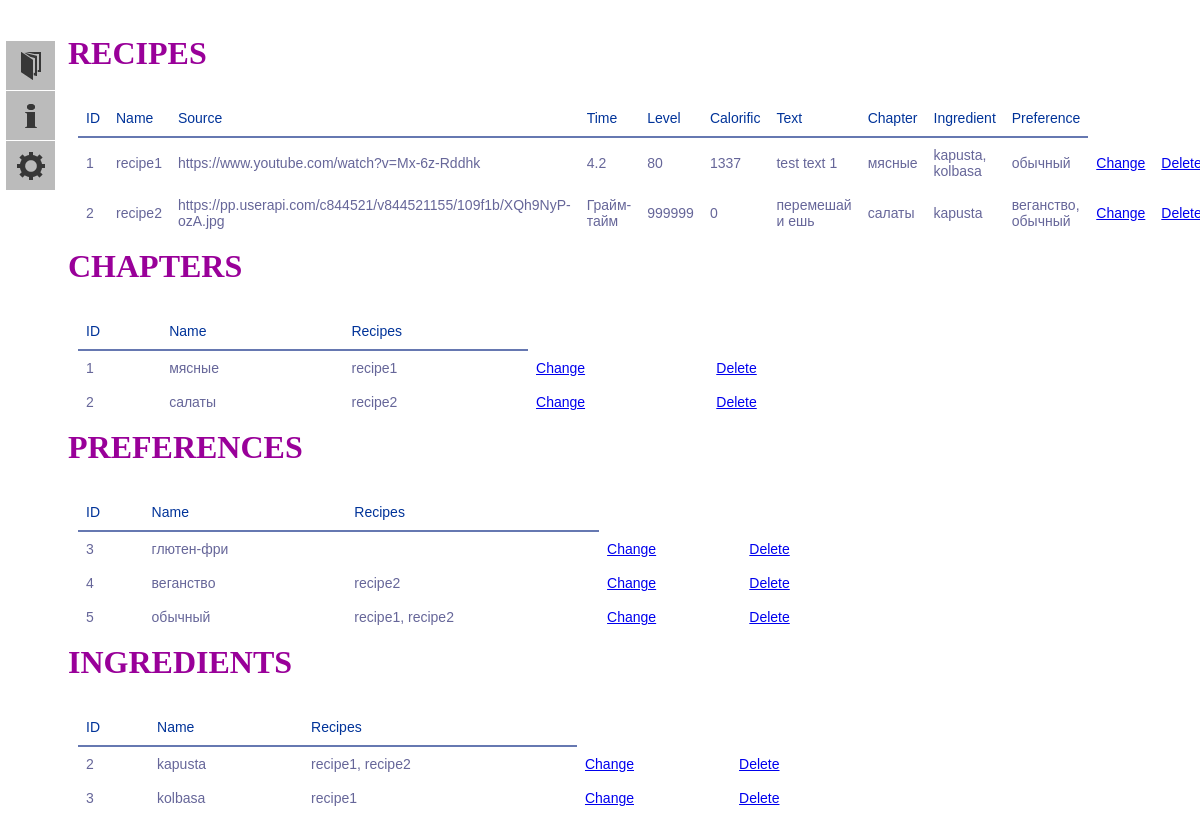
The page / on the database its author committed.
### models.py (models this page shows, shortened)
class Recipe(db.Model):
    id = db.Column(db.Integer, primary_key=True)
    name = db.Column(db.TEXT(512), index=True)
    source = db.Column(db.TEXT(512))
    time = db.Column(db.String(32))
    level = db.Column(db.INT)
    calorific = db.Column(db.INT)
    text = db.Column(db.TEXT(8192))
    chapter_id = db.Column(db.Integer, db.ForeignKey("chapter.id", ondelete='CASCADE'), index=True)
    rec_ingr = db.relationship("RecipeIngredient", back_populates='recipes', cascade='all')
    rec_pref = db.relationship("RecipePreference", back_populates='recipes', cascade='all')
    def get_item(self, index):
        return {
            0: str(self.id),
            1: str(self.name),
            2: str(self.source),
            3: str(self.time),
            4: str(self.level),
            5: str(self.calorific),
            6: str(self.text),
            7: ', '.join(list('{}'.format(Chapter.query.get(x.id).name)
                              for x in Chapter.query.filter_by(id=self.chapter_id).all())),
            8: ', '.join(list('{}'.format(Ingredient.query.get(x.ingredient_id).name)
                              for x in RecipeIngredient.query.filter_by(recipe_id=self.id).all())),
            9: ', '.join(list('{}'.format(Preference.query.get(x.preference_id).name)
                              for x in RecipePreference.query.filter_by(recipe_id=self.id).all()))
        }[index]
    def __iter__(self):
        return (self.get_item(i) for i in range(0, 10))

class Chapter(db.Model):
    id = db.Column(db.Integer, primary_key=True)
    name = db.Column(db.TEXT(16), index=True, unique=True)
    recipes = db.relationship("Recipe")
    def get_item(self, i):
        return {
            0: self.id,
            1: self.name,
            2: ", ".join('{}'.format(x.name) for x in self.recipes)
        }[i]
    def __iter__(self):
        return (self.get_item(i) for i in range(0, 3))

class Preference(db.Model):
    id = db.Column(db.Integer, primary_key=True)
    name = db.Column(db.TEXT(16), index=True)
    rec_pref = db.relationship("RecipePreference", back_populates='preferences', cascade='all')
    def get_item(self, i):
        return {
            0: self.id,
            1: self.name,
            2: ', '.join(map(str, list('{}'.format(Recipe.query.get(x.recipe_id).name)
                                       for x in RecipePreference.query.filter_by(preference_id=self.id).all())))
        }[i]
    def __iter__(self):
        return (self.get_item(i) for i in range(0, 3))

class Ingredient(db.Model):
    id = db.Column(db.Integer, primary_key=True)
    name = db.Column(db.TEXT(16), index=True)
    rec_ingr = db.relationship("RecipeIngredient", back_populates='ingredients', cascade='all')
    def get_item(self, i):
        return{
            0: self.id,
            1: self.name,
            2: ', '.join(map(str, list('{}'.format(Recipe.query.get(x.recipe_id).name)
                                       for x in RecipeIngredient.query.filter_by(ingredient_id=self.id).all())))
        }[i]
    def __iter__(self):
        return (self.get_item(i) for i in range(0, 3))

### app.py (the view)
@app.route('/', methods=['GET', 'POST'])
def index():
    contents_dict = {
        "chapter": Chapter.query.all(),
        "recipe": Recipe.query.all(),
        "ingredient": Ingredient.query.all(),
        "preference": Preference.query.all()
    }
    return render_template("tables.html", contents_dict=contents_dict, statistics_dict=statistics_dict)

### templates/tables.html
{% extends "base.html" %}
{% block form %}
<h1>RECIPES</h1><br>
<table class="recipe">
<tr><th>ID</th><th>Name</th><th>Source</th><th>Time</th><th>Level</th><th>Calorific</th><th>Text</th><th>Chapter</th>
    <th>Ingredient</th><th>Preference</th></tr>
{% for recipe in contents_dict["recipe"] %}
    <tr>
        {% for item in recipe %}
            <td>{{ item }}</td>
        {% endfor %}
        <td class="after-bt"><a href="{{ url_for('change', changing=recipe.id, chtype='recipe') }}">Change</a></td>
        <td class="after-bt"><a href="{{ url_for('delete', deleting=recipe.id, chtype='recipe') }}">Delete</a></td>
    </tr>
{% endfor %}
</table>
<h1>CHAPTERS</h1><br>
<table class="chapter">
<tr><th>ID</th><th>Name</th><th>Recipes</th>
{% for chapter in contents_dict["chapter"] %}
    <tr>
        {% for item in chapter %}
            <td>{{ item }}</td>
        {% endfor %}
        <td class="after-bt"><a href="{{ url_for('change', changing=chapter.id, chtype='chapter') }}">Change</a></td>
        <td class="after-bt"><a href="{{ url_for('delete', deleting=chapter.id, chtype='chapter') }}">Delete</a></td>
    </tr>
{% endfor %}
</table>
<h1>PREFERENCES</h1><br>
<table class="preference">
<tr><th>ID</th><th>Name</th><th>Recipes</th>
{% for preference in contents_dict["preference"] %}
    <tr>
        {% for item in preference %}
            <td>{{ item }}</td>
        {% endfor %}
        <td class="after-bt"><a href="{{ url_for('change', changing=preference.id, chtype='preference') }}">Change</a></td>
        <td class="after-bt"><a href="{{ url_for('delete', deleting=preference.id, chtype='preference') }}">Delete</a></td>
    </tr>
{% endfor %}
</table>
<h1>INGREDIENTS</h1><br>
<table class="ingredient">
<tr><th>ID</th><th>Name</th><th>Recipes</th>
{% for ingredient in contents_dict["ingredient"] %}
    <tr>
        {% for item in ingredient %}
            <td>{{ item }}</td>
        {% endfor %}
        <td class="after-bt"><a href="{{ url_for('change', changing=ingredient.id, chtype='ingredient') }}">Change</a></td>
        <td class="after-bt"><a href="{{ url_for('delete', deleting=ingredient.id, chtype='ingredient') }}">Delete</a></td>
    </tr>
{% endfor %}
</table>
{% endblock %}

### templates/base.html (shortened to what this page needs)
<!DOCTYPE html>
<html lang="en">
<head>
    <link type= "text/css" rel="stylesheet" href="{{ url_for('static', filename='css/main.css')}}"/>
</head>
<body>
    <div id='menu'>
		<ul class="menu">
			<li class="subject">
				<a>Create new</a>
			</li>
            <li class="find">
                <a>Find</a>
            </li>
            <li class="settings">
                <a>Statistics</a>
            </li>
		</ul>
	</div>
    {% block form %}{% endblock %}
</body>
</html>

### static/css/main.css (style rules this page uses)
#menu { display: inline-block; position: fixed; top: 40px; left: 5px; padding: 0px; margin: 0px; }
h1 { margin: 0px; color: #909; text-shadow: 0px 1px 0px #fff; }
body { padding-left: 60px; margin-top: 35px; background: -moz-linear-gradient(-45deg, #ddddfb 5%, #fff 95%); height: 100%; }
.menu { position: absolute; top: 0; left: 0; font: 1em 'PT Sans', Tahoma, Arial; text-transform: uppercase; list-style: none; padding: 0; margin: 0; width: 50px; }
.menu li { height: 50px; width: 50px; overflow: hidden; -moz-transition: width .3s ease-in-out, height .3s ease-in-out .3s; }
.menu li a { display: block; width: 200px; height: 40px; line-height: 40px; background: #bbb; padding: 0px; margin: 1px; color: #fff; padding-left: 15px; cursor: pointer; -moz-transition: background .3s ease-in-out; }
.menu li a:first-child { font-size: 1.1 em; height: 50px; line-height: 50px; position: relative; text-indent: 40px; }
.menu li a:first-child:before { content: ''; display: block; position: absolute; height: 50px; width: 50px; left: 0px; opacity: .7; }
.subject a:first-child:before { background: url(/static/images/paper.png) center no-repeat; }
.find a:first-child:before { background: url(/static/images/info.png) center no-repeat; }
.settings a:first-child:before { background: url(/static/images/settings.png) center no-repeat; }
table { font-family: "Lucida Sans Unicode", "Lucida Grande", Sans-Serif; font-size: 14px; background: white; max-width: 70%; width: 70%; border-collapse: collapse; text-align: left; margin: 10px; }
th { font-weight: normal; color: #039; border-bottom: 2px solid #6678b1; padding: 10px 8px; }
td { color: #669; padding: 9px 8px; transition: .3s linear; }

### rows shown on the page
Recipe: recipe "1" "4.2" "80" "1337" "kapusta, kolbasa", name "recipe1", source "https://www.youtube.com/watch?v=Mx-6z-Rddhk", text "test text 1"
Chapter: name "мясные", chapter "1"
Preference: name "обычный", preference "5" "recipe1, recipe2"
Recipe: recipe "2" "999999" "0" "веганство, обычный", name "recipe2", source "https://pp.userapi.com/c844521/v844521155/109f1b/XQh9NyP-ozA.jpg", time "Грайм-тайм", text "перемешай и ешь"
Chapter: name "салаты", chapter "2"
Ingredient: name "kapusta", ingredient "2" "recipe1, recipe2"
Preference: preference "3", name "глютен-фри"
Preference: preference "4", name "веганство"
Ingredient: ingredient "3", name "kolbasa"
